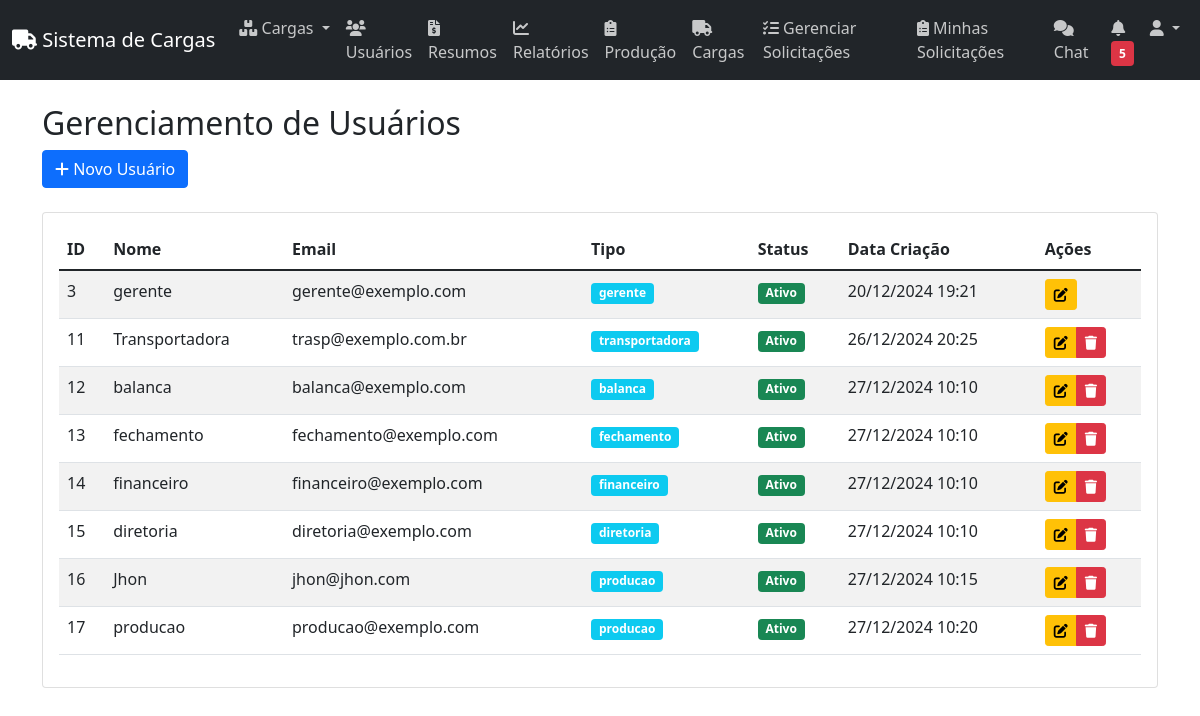
/usuarios/ (signed in), run on the app's committed database.
### models/usuario.py (models this page shows, shortened)
class Usuario(UserMixin, db.Model):
    __tablename__ = 'usuarios'
    id = db.Column(db.Integer, primary_key=True)
    nome = db.Column(db.String(100), nullable=False)
    email = db.Column(db.String(120), unique=True, nullable=False)
    senha_hash = db.Column(db.String(256), nullable=False)
    tipo = db.Column(db.String(20), nullable=False)
    ativo = db.Column(db.Boolean, default=True)
    data_criacao = db.Column(db.DateTime, default=datetime.utcnow)
    ultimo_acesso = db.Column(db.DateTime)

### routes/usuarios.py (the view)
@usuarios_bp.route('/')
@login_required
@permissao_gerente
def index():
    if current_user.tipo != 'gerente':
        flash('Acesso negado. Apenas gerentes podem acessar esta página.', 'danger')
        return redirect(url_for('index'))
    users = Usuario.query.all()
    return render_template('gerenciar_usuarios.html', users=users)

### utils.py (called while the page is built)
def permissao_gerente(f):
    @wraps(f)
    def decorated_function(*args, **kwargs):
        if not current_user.is_authenticated:
            flash('Por favor, faça login para acessar esta página.', 'warning')
            return redirect(url_for('auth.login', next=request.url))
        if current_user.tipo != 'gerente':
            flash('Você não tem permissão para acessar esta página.', 'danger')
            return redirect(url_for('main.index'))
        return f(*args, **kwargs)
    return decorated_function

### templates/gerenciar_usuarios.html (shortened to what this page needs)
{% extends "base.html" %}
{% block content %}
<div class="container mt-4">
    <div class="row mb-4">
        <div class="col">
            <h2>Gerenciamento de Usuários</h2>
            <button type="button" class="btn btn-primary" data-bs-toggle="modal" data-bs-target="#novoUsuarioModal">
                <i class="fas fa-plus"></i> Novo Usuário
            </button>
        </div>
    </div>
    <div class="row">
        <div class="col">
            <div class="card">
                <div class="card-body">
                    <div class="table-responsive">
                        <table class="table table-striped table-hover">
                            <thead>
                                <tr>
                                    <th>ID</th>
                                    <th>Nome</th>
                                    <th>Email</th>
                                    <th>Tipo</th>
                                    <th>Status</th>
                                    <th>Data Criação</th>
                                    <th>Ações</th>
                                </tr>
                            </thead>
                            <tbody>
                                {% for user in users %}
                                <tr>
                                    <td>{{ user.id }}</td>
                                    <td>{{ user.nome }}</td>
                                    <td>{{ user.email }}</td>
                                    <td>
                                        <span class="badge bg-info">{{ user.tipo }}</span>
                                    </td>
                                    <td>
                                        {% if user.ativo %}
                                        <span class="badge bg-success">Ativo</span>
                                        {% else %}
                                        <span class="badge bg-danger">Inativo</span>
                                        {% endif %}
                                    </td>
                                    <td>{{ user.data_criacao.strftime('%d/%m/%Y %H:%M') }}</td>
                                    <td>
                                        <div class="btn-group">
                                            <button class="btn btn-sm btn-warning" onclick="editarUsuario({{ user.id }}, '{{ user.nome }}', '{{ user.email }}', '{{ user.tipo }}', {{ 'true' if user.ativo else 'false' }})">
                                                <i class="fas fa-edit"></i>
                                            </button>
                                            {% if user.nome != 'gerente' %}
                                            <button class="btn btn-sm btn-danger" onclick="excluirUsuario({{ user.id }})">
                                                <i class="fas fa-trash"></i>
                                            </button>
                                            {% endif %}
                                        </div>
                                    </td>
                                </tr>
                                {% endfor %}
                            </tbody>
                        </table>
                    </div>
                </div>
            </div>
        </div>
    </div>
</div>
{% endblock %}

### data on the page
Usuario: id "3", nome "gerente", email "gerente@exemplo.com", tipo "gerente", ativo "Ativo", data_criacao "20/12/2024 19:21"
Usuario: id "11", nome "Transportadora", email "trasp@exemplo.com.br", tipo "transportadora", ativo "Ativo", data_criacao "26/12/2024 20:25"
Usuario: id "12", nome "balanca", email "balanca@exemplo.com", tipo "balanca", ativo "Ativo", data_criacao "27/12/2024 10:10"
Usuario: id "13", nome "fechamento", email "fechamento@exemplo.com", tipo "fechamento", ativo "Ativo", data_criacao "27/12/2024 10:10"
Usuario: id "14", nome "financeiro", email "financeiro@exemplo.com", tipo "financeiro", ativo "Ativo", data_criacao "27/12/2024 10:10"
Usuario: id "15", nome "diretoria", email "diretoria@exemplo.com", tipo "diretoria", ativo "Ativo", data_criacao "27/12/2024 10:10"
Usuario: id "16", nome "Jhon", email "jhon@jhon.com", tipo "producao", ativo "Ativo", data_criacao "27/12/2024 10:15"
Usuario: id "17", nome "producao", email "producao@exemplo.com", tipo "producao", ativo "Ativo", data_criacao "27/12/2024 10:20"
